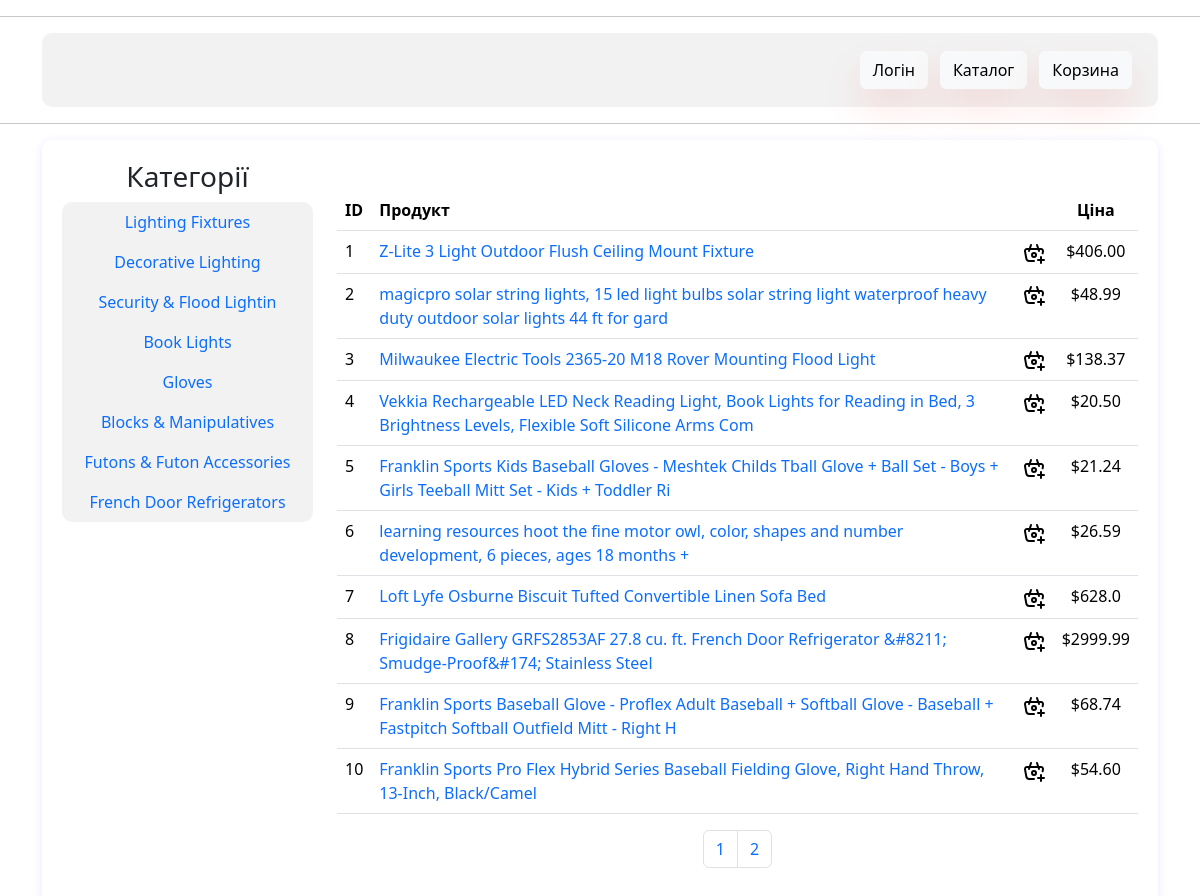
Before: /show-all-products/ with the older database file.
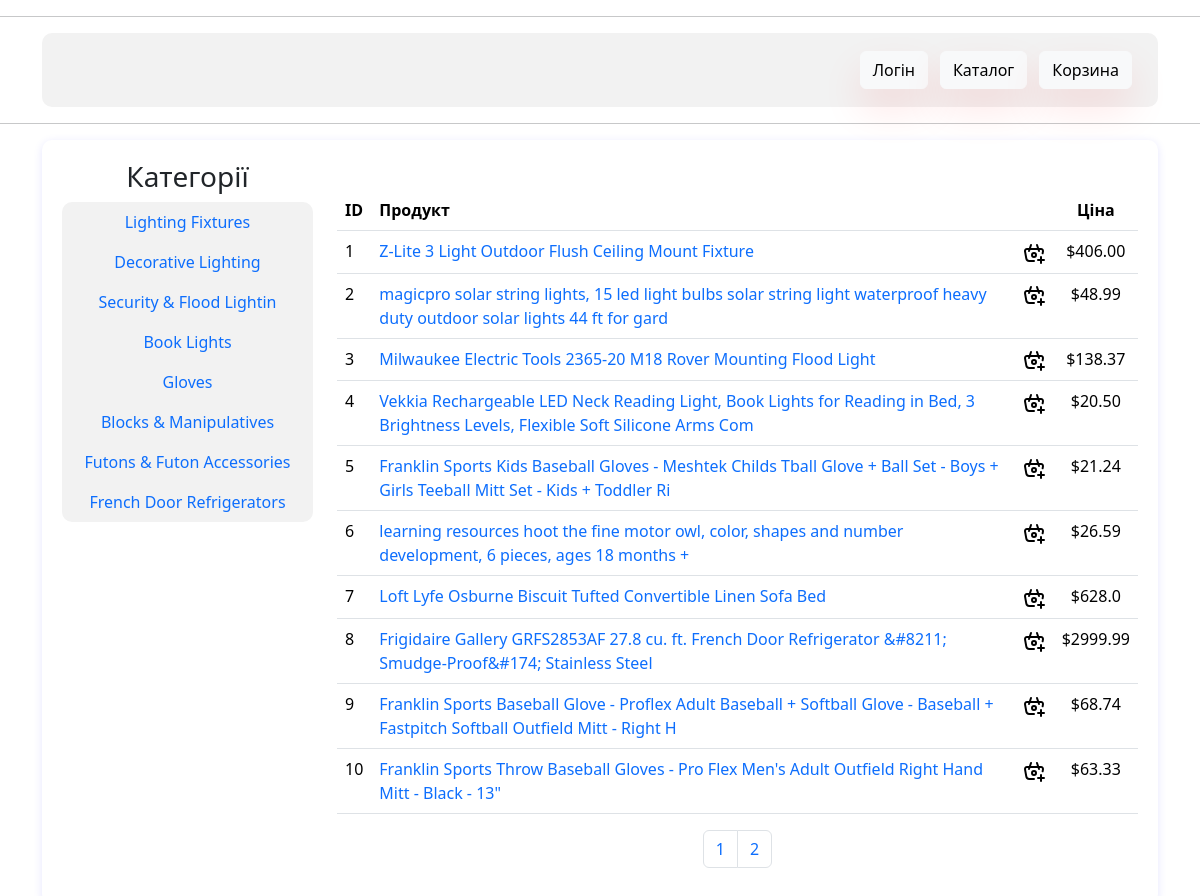
After: the same page with the newer database file.
### product/models.py (models this page shows, shortened)
class Product(models.Model):
    product_id = models.CharField(max_length=15)
    brand_name = models.CharField(max_length=50)
    product_name = models.CharField(max_length=255)
    category = models.ForeignKey(to=Category, on_delete=models.CASCADE)
    discounted_price = models.CharField(max_length=10)
    price_before_discount = models.CharField(max_length=10)
    savings_percent = models.CharField(max_length=255)
    product_link = models.CharField(max_length=255)

### product/views.py (the view)
# urls.py: path('show-all-products/', views.show_all_products, name='show_all_products'),
def show_all_products(request, category_name=None, page_number=1):
    if category_name:
        category = Category.objects.get(name=category_name)
        products = Product.objects.filter(category=category).order_by('id')
    else:
        products = Product.objects.all().order_by('id')
    per_page = 10
    paginator = Paginator(products, per_page)
    products_paginator = paginator.page(page_number)
    context = {'title': 'Каталог',
               'products': products_paginator,
               'categories': Category.objects.all()
               }
    return render(request, template_name='product/show_all_products.html', context=context)

### product/templates/product/show_all_products.html (shortened to what this page needs)
{% load static %}
<!DOCTYPE html>
<html lang="en">
<head>
</head>
<body>
{% include 'product/base.html' %}
<div class="container">
    <div class="blue-container">
    <div class="row">
      <div class="col-md-3">
        <h3>Категорії</h3>
        <ul class="nav flex-column">
            {% for category in categories %}
          <li class="category-item"><a class="nav-link" href="{% url 'product:category' category.name %}">{{ category.name }}</a></li>
            {% endfor %}
    </ul>
  </div>
   <div class="col-md-9">
        <table class="table">
            <thead>
                <tr>
                    <th class="text-left">ID</th>
                    <th class="text-left">Продукт</th>
                    <th class="text-center"></th>
                    <th class="text-center">Ціна</th>
                </tr>
            </thead>
            <tbody>
                {% for product in products %}
                    <tr>
                        <td class="text-left">{{ product.id }}</td>
                        <td class="text-left"><a href="{% url 'product:product_detail' product_id=product.pk %}">
                            {{ product.product_name }}</a></td>
                        <td><a href="{% url 'basket:add_basket'  product_id=product.id %}">
                             <img src="{% static 'icons/basket-plus.svg' %}" alt="Додати до корзини" title="Додати до корзини">
                        </a></td>
                        <td class="text-center">{{ product.discounted_price }}</td>
                    </tr>
                {% endfor %}
            </tbody>
        </table>
   <nav aria-label="Page navigation example">
                <ul class="pagination justify-content-center">
                    {% for page in products.paginator.page_range %}
                    <li class="page-item"><a class="page-link" href="{% url 'product:paginator' page %}">{{ page }}</a></li>
                        {% endfor %}
                </ul>
            </nav>
    </div>
  </div>
</div>
</body>
</html>

Changed rows visible on the page:
changed Product id 10: product_name "Franklin Sports Pro Flex Hybrid Series Baseball Fielding Glove, Right Hand Throw, 13-Inch, Black/Camel" → "Franklin Sports Throw Baseball Gloves - Pro Flex Men's Adult Outfield Right Hand Mitt - Black - 13\""; discounted_price "$54.60" → "$63.33"
